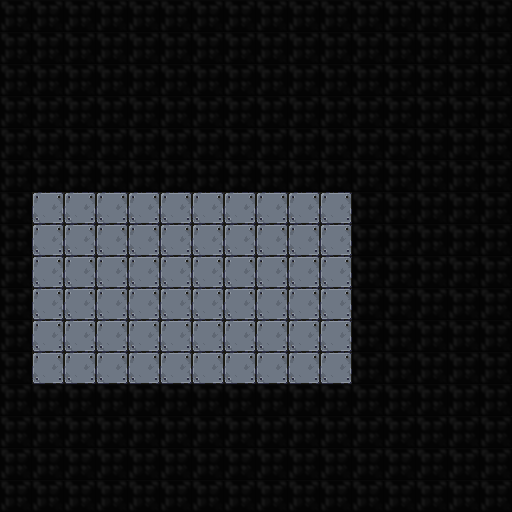

Tiled map render using the project's own tile images. Description and the whole map definition, tile-layer contents included, below:
An orthogonal 16x16 tile map with 32x32 px tiles, 1 tile layer (background), 2 tilesets and 52 objects (33x tile, 16x moveable_tile, scene_switching_tile, actor, barrel_down).

<map version="1.4" tiledversion="1.4.3" orientation="orthogonal" renderorder="right-down" width="16" height="16" tilewidth="32" tileheight="32" infinite="0" nextlayerid="3" nextobjectid="153">
 <properties>
  <property name="player_bomb_count" type="int" value="100" />
 </properties>
 <tileset firstgid="1" source="mr-figs.tsx" />
 <tileset firstgid="1711" source="newtiledsheet-32.tsx" />
 <layer id="1" name="background" width="16" height="16">
  <data encoding="csv">
1819,1819,1819,1819,1819,1819,1819,1819,1819,1819,1819,1819,1819,1819,1819,1819,
1819,1819,1819,1819,1819,1819,1819,1819,1819,1819,1819,1819,1819,1819,1819,1819,
1819,1819,1819,1819,1819,1819,1819,1819,1819,1819,1819,1819,1819,1819,1819,1819,
1819,1819,1819,1819,1819,1819,1819,1819,1819,1819,1819,1819,1819,1819,1819,1819,
1819,1819,1819,1819,1819,1819,1819,1819,1819,1819,1819,1819,1819,1819,1819,1819,
1819,1819,1819,1819,1819,1819,1819,1819,1819,1819,1819,1819,1819,1819,1819,1819,
1819,229,229,229,229,229,229,229,229,229,229,1819,1819,1819,1819,1819,
1819,229,229,229,229,229,229,229,229,229,229,1819,1819,1819,1819,1819,
1819,229,229,229,229,229,229,229,229,229,229,1819,1819,1819,1819,1819,
1819,229,229,229,229,229,229,229,229,229,229,1819,1819,1819,1819,1819,
1819,229,229,229,229,229,229,229,229,229,229,1819,1819,1819,1819,1819,
1819,229,229,229,229,229,229,229,229,229,229,1819,1819,1819,1819,1819,
1819,1819,1819,1819,1819,1819,1819,1819,1819,1819,1819,1819,1819,1819,1819,1819,
1819,1819,1819,1819,1819,1819,1819,1819,1819,1819,1819,1819,1819,1819,1819,1819,
1819,1819,1819,1819,1819,1819,1819,1819,1819,1819,1819,1819,1819,1819,1819,1819,
1819,1819,1819,1819,1819,1819,1819,1819,1819,1819,1819,1819,1819,1819,1819,1819
</data>
 </layer>
 <objectgroup id="2" name="objects">
  <object id="73" type="scene_switching_tile" gid="269" x="352" y="384" width="32" height="32">
   <properties>
    <property name="scene" value="level-5.tmx" />
   </properties>
  </object>
  <object id="86" type="actor" gid="45" x="160" y="288" width="32" height="32" />
  <object id="87" type="tile" gid="317" x="160" y="416" width="32" height="32" />
  <object id="88" type="tile" gid="317" x="352" y="288" width="32" height="32" />
  <object id="89" type="tile" gid="317" x="352" y="320" width="32" height="32" />
  <object id="90" type="tile" gid="317" x="192" y="416" width="32" height="32" />
  <object id="94" type="tile" gid="317" x="288" y="416" width="32" height="32" />
  <object id="95" type="tile" gid="317" x="320" y="416" width="32" height="32" />
  <object id="96" type="tile" gid="317" x="224" y="416" width="32" height="32" />
  <object id="97" type="tile" gid="317" x="256" y="416" width="32" height="32" />
  <object id="98" type="tile" gid="317" x="352" y="352" width="32" height="32" />
  <object id="99" type="tile" gid="317" x="288" y="192" width="32" height="32" />
  <object id="100" type="tile" gid="317" x="320" y="192" width="32" height="32" />
  <object id="101" type="tile" gid="317" x="224" y="192" width="32" height="32" />
  <object id="102" type="tile" gid="317" x="256" y="192" width="32" height="32" />
  <object id="103" type="tile" gid="317" x="192" y="192" width="32" height="32" />
  <object id="105" type="tile" gid="317" x="128" y="192" width="32" height="32" />
  <object id="106" type="tile" gid="317" x="160" y="192" width="32" height="32" />
  <object id="107" type="tile" gid="317" x="96" y="416" width="32" height="32" />
  <object id="108" type="tile" gid="317" x="128" y="416" width="32" height="32" />
  <object id="109" type="tile" gid="317" x="32" y="416" width="32" height="32" />
  <object id="110" type="tile" gid="317" x="64" y="416" width="32" height="32" />
  <object id="117" type="tile" gid="317" x="96" y="192" width="32" height="32" />
  <object id="122" type="tile" gid="317" x="352" y="192" width="32" height="32" />
  <object id="123" type="tile" gid="317" x="352" y="224" width="32" height="32" />
  <object id="124" type="tile" gid="317" x="352" y="256" width="32" height="32" />
  <object id="125" type="tile" gid="317" x="64" y="192" width="32" height="32" />
  <object id="126" type="tile" gid="317" x="32" y="192" width="32" height="32" />
  <object id="127" type="moveable_tile" gid="116" x="192" y="224" width="32" height="32" />
  <object id="128" type="moveable_tile" gid="116" x="192" y="256" width="32" height="32" />
  <object id="130" type="moveable_tile" gid="116" x="192" y="320" width="32" height="32" />
  <object id="131" type="moveable_tile" gid="116" x="192" y="352" width="32" height="32" />
  <object id="132" type="moveable_tile" gid="116" x="192" y="288" width="32" height="32" />
  <object id="133" type="moveable_tile" gid="116" x="224" y="352" width="32" height="32" />
  <object id="134" type="moveable_tile" gid="116" x="224" y="384" width="32" height="32" />
  <object id="135" type="moveable_tile" gid="116" x="256" y="352" width="32" height="32" />
  <object id="136" type="moveable_tile" gid="116" x="256" y="288" width="32" height="32" />
  <object id="137" type="moveable_tile" gid="116" x="160" y="352" width="32" height="32" />
  <object id="138" type="moveable_tile" gid="116" x="128" y="352" width="32" height="32" />
  <object id="139" type="moveable_tile" gid="116" x="128" y="320" width="32" height="32" />
  <object id="140" type="moveable_tile" gid="116" x="128" y="288" width="32" height="32" />
  <object id="141" type="moveable_tile" gid="116" x="96" y="288" width="32" height="32" />
  <object id="142" type="moveable_tile" gid="116" x="128" y="256" width="32" height="32" />
  <object id="143" type="moveable_tile" gid="116" x="160" y="256" width="32" height="32" />
  <object id="144" type="barrel_down" gid="1860" x="320" y="224" width="32" height="32">
   <properties>
    <property name="bullet_speed" type="int" value="500" />
   </properties>
  </object>
  <object id="145" type="tile" gid="201" x="0" y="416" width="32" height="32" />
  <object id="147" type="tile" gid="278" x="0" y="384" width="32" height="32" />
  <object id="148" type="tile" gid="278" x="0" y="352" width="32" height="32" />
  <object id="149" type="tile" gid="278" x="0" y="320" width="32" height="32" />
  <object id="150" type="tile" gid="278" x="0" y="288" width="32" height="32" />
  <object id="151" type="tile" gid="278" x="0" y="256" width="32" height="32" />
  <object id="152" type="tile" gid="278" x="0" y="224" width="32" height="32" />
 </objectgroup>
</map>
